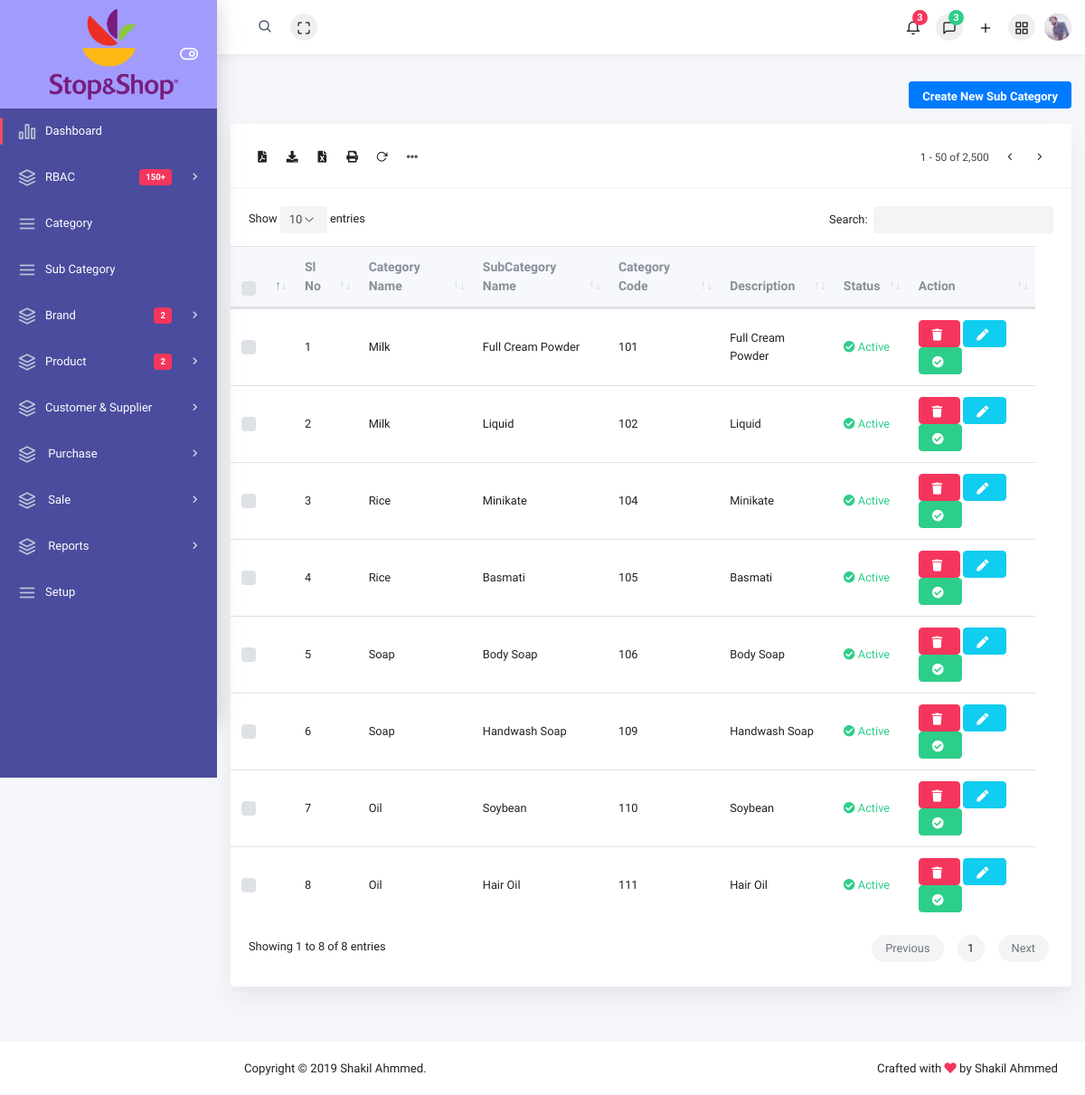
Page /backend/sub_category (signed in) on the committed database.
### backend/models.py (models this page shows)
class Setup(models.Model):
    company_name = models.CharField(max_length=100)
    company_email = models.EmailField(max_length=100)
    company_address = models.TextField()
    company_phone = models.CharField(max_length=20)
    company_logo = models.ImageField(upload_to="setup/", default='company/blank.png')
    created_at = models.DateTimeField(auto_now_add=True)
    updated_at = models.DateTimeField(auto_now=True)

class SubCategory(models.Model):
    category_name = models.ForeignKey(Category, on_delete=models.CASCADE, default=1)
    sub_category_name = models.CharField(max_length=50, unique=True)
    sub_category_code = models.IntegerField(unique=True)
    sub_category_description = models.TextField()
    sub_category_status = models.CharField(max_length=20)
    created_at = models.DateTimeField(auto_now_add=True)
    updated_at = models.DateTimeField(auto_now=True)

class Category(models.Model):
    category_name = models.CharField(max_length=50, unique=True)
    category_code = models.IntegerField(unique=True)
    category_description = models.TextField()
    category_status = models.CharField(max_length=20)
    created_at = models.DateTimeField(auto_now_add=True)
    updated_at = models.DateTimeField(auto_now=True)
    def __str__(self):
        return self.category_name

### backend/sub_category_views.py (the view)
# urls.py: path('sub_category', sub_category_views.sub_category, name="sub_category"),
@login_required
def sub_category(request):
    sub_category_data = SubCategory.objects.select_related().all()
    if request.method == 'POST':
        form = SubCategoryForm(request.POST)
        if form.is_valid():
            form.save()
            messages.success(request, 'Sub Category Added Successfully')
            return HttpResponseRedirect(reverse('sub_category'))
    else:
        form = SubCategoryForm()
    context = {
        'form': form,
        'sub_category_data': sub_category_data
    }
    return render(request, 'backend/Subcategory/sub_category.html', context)

### backend/forms/sub_category.py
class SubCategoryForm(forms.ModelForm):
    class Meta:
        model = SubCategory
        fields = "__all__"
        choices = (('Active', 'Active'), ('Inactive', 'Inactive'))
        widgets = {
            'category_name': forms.Select(attrs={'class': 'form-control'}),
            'sub_category_name': forms.TextInput(attrs={'class': 'form-control'}),
            'sub_category_code': forms.NumberInput(attrs={'class': 'form-control'}),
            'sub_category_description': forms.Textarea(attrs={'class': 'form-control'}),
            'sub_category_status': forms.Select(choices=choices, attrs={'class': 'form-control'})
        }

### backend/context_processor.py (called while the page is built)
def settings(request):
    settings_data = get_object_or_404(Setup, pk=1)
    return {'settings': settings_data}

### pos_section/context_processors.py (called while the page is built)
def cart(request):
    return {'cart': Cart(request)}

### templates/backend/Subcategory/sub_category.html (shortened to what this page needs)
{% extends 'backend/index.html' %}
{% block maincontent %}
<div class="main-content">
                        <button type="button" class="pop_up btn btn-primary btn-sm" data-toggle="modal" data-target="#exampleModal">
                         Create New Sub Category
                        </button>
                       <div class="card custom_card_table">
                            <div class="card-header row">
                                <div class="col col-sm-3">
                                    <div class="card-options d-inline-block">
                                        <a href="{% url 'sub_category_pdf' %}" target="_blank"><i class="fa fa-file-pdf"></i></a>
                                        <a href="{% url 'sub_category_pdf_download' %}" target="_blank"><i class="fa fa-download"></i></a>
                                        <a href="{% url 'sub_export_data_csv' %}"><i class="fa fa-file-excel"></i></a>
                                        <a href="#" id="print"><i class="fa fa-print" ></i></a>
                                        <a href="{% url 'sub_category' %}"><i class="ik ik-rotate-cw"></i></a>
                                        <div class="dropdown d-inline-block">
                                            <a class="nav-link dropdown-toggle" href="#" id="moreDropdown" role="button" data-toggle="dropdown" aria-haspopup="true" aria-expanded="false"><i class="ik ik-more-horizontal"></i></a>
                                        </div>
                                    </div>
                                </div>
                                <div class="col col-sm-6">
                                </div>
                                <div class="col col-sm-3">
                                    <div class="card-options text-right">
                                        <span class="mr-5" id="top">1 - 50 of 2,500</span>
                                        <a href="#"><i class="ik ik-chevron-left"></i></a>
                                        <a href="#"><i class="ik ik-chevron-right"></i></a>
                                    </div>
                                </div>
                            </div>
                            <div class="card-body">
                                <table id="advanced_table" class="table" style="width: 100% !important;">
                                    <thead>
                                        <tr>
                                            <th class="nosort" width="10">
                                                <label class="custom-control custom-checkbox m-0">
                                                    <span class="custom-control-label">&nbsp;</span>
                                                </label>
                                            </th>
                                            <th>Sl No</th>
                                            <th>Category Name</th>
                                            <th>SubCategory Name</th>
                                            <th>Category Code</th>
                                            <th>Description</th>
                                            <th>Status</th>
                                            <th>Action</th>
                                        </tr>
                                    </thead>
                                    <tbody>
                                    {% for sub_category_data_value in sub_category_data%}
                                        <tr>
                                            <td>
                                                <label class="custom-control custom-checkbox">
                                                    <span class="custom-control-label">&nbsp;</span>
                                                </label>
                                            </td>
                                            <td>{{forloop.counter}}</td>
                                            <td>{{sub_category_data_value.category_name}}</td>
                                            <td>{{sub_category_data_value.sub_category_name}}</td>
                                            <td>{{sub_category_data_value.sub_category_code}}</td>
                                            <td>{{sub_category_data_value.sub_category_description | slice:"20"}}</td>
                                            <td>
                                                {% if sub_category_data_value.sub_category_status == 'Active'  %}
                                                    <span class="text-success"><i class="fa fa-check-circle"></i>&nbsp;{{sub_category_data_value.sub_category_status}}</span>
                                                {% else %}
                                                    <span class="text-danger"><i class="fa fa-times-circle"></i>&nbsp;{{sub_category_data_value.sub_category_status}}</span>
                                                {% endif %}
                                            </td>
                                            <td>
                                                <a href="{% url 'sub_category_delete' sub_category_data_value.pk %}">
                                                    <button class="btn btn-danger trash"><i class="fa fa-trash"></i></button>
                                                </a>
                                                <a href="{% url 'sub_category_edit' sub_category_data_value.pk %}">
                                                    <button class="btn btn-info"><i class="fa fa-pen"></i></button>
                                                </a>
                                                <a href="{% url 'sub_category_status'  sub_category_data_value.pk %}">
                                                {% if sub_category_data_value.category_status == 'Active'  %}
                                                     <button class="btn btn-warning"><i class="fa fa-times-circle"></i></button>
                                                {% else %}
                                                    <button class="btn btn-success"><i class="fa fa-check-circle"></i></button>
                                                {% endif %}
                                                </a>
                                            </td>
                                        </tr>
                                    {% endfor %}
                                    </tbody>
                                </table>
                            </div>
                        </div>
                </div>
{% endblock maincontent %}

### templates/layouts/_admin_sidebar.html (shortened to what this page needs)
 {% load staticfiles %}
 <div class="page-wrap">
                <div class="app-sidebar colored">
                    <div class="sidebar-header" style="height: 120px !important;">
                        <a class="header-brand" href="{% url 'backend_home' %}">
                            <div class="logo-img">
                               <img height="100px" style="margin-left: 132%;" {% if settings.company_logo %}  src="{{settings.company_logo.url}}" {% else %} src="{% static 'admin_asset/img/auth/logo.png'%}" {% endif %}class="header-brand-img" alt="lavalite">
                            </div>
                        </a>
                        <button type="button" class="nav-toggle"><i data-toggle="expanded" class="ik ik-toggle-right toggle-icon"></i></button>
                    </div>
                    <div class="sidebar-content">
                        <div class="nav-container">
                            <nav id="main-menu-navigation" style="background-color: #4B4C9D;height:1550px;" class="navigation-main">
                                <div class="nav-item active">
                                    <a href="{% url 'backend_home' %}"><i class="ik ik-bar-chart-2"></i><span>Dashboard</span></a>
                                </div>
                                 <div class="nav-item has-sub">
                                    <a href="javascript:void(0)"><i class="ik ik-layers"></i><span>RBAC</span> <span class="badge badge-danger">150+</span></a>
                                </div>
                                <div class="nav-item">
                                    <a href="{% url 'category' %}"><i class="ik ik-menu"></i><span>Category</span></a>
                                </div>
                                <div class="nav-item">
                                    <a href="{% url 'sub_category' %}"><i class="ik ik-menu"></i><span>Sub Category</span></a>
                                </div>
                                 <div class="nav-item has-sub">
                                    <a href="javascript:void(0)"><i class="ik ik-layers"></i><span>Brand</span> <span class="badge badge-danger">2</span></a>
                                </div>
                                 <div class="nav-item has-sub">
                                    <a href="javascript:void(0)"><i class="ik ik-layers"></i><span>Product</span> <span class="badge badge-danger">2</span></a>
                                </div>
                                 <div class="nav-item has-sub">
                                    <a href="javascript:void(0)"><i class="ik ik-layers"></i><span>Customer &amp; Supplier </span></a>
                                </div>
                                 <div class="nav-item has-sub">
                                    <a href="javascript:void(0)"><i class="ik ik-layers"></i><span> Purchase </span></a>
                                </div>
                                 <div class="nav-item has-sub">
                                    <a href="javascript:void(0)"><i class="ik ik-layers"></i><span> Sale </span></a>
                                </div>
                                 <div class="nav-item has-sub">
                                    <a href="javascript:void(0)"><i class="ik ik-layers"></i><span> Reports </span></a>
                                </div>
                                 <div class="nav-item">
                                    <a href="{% url 'setup' 1 %}"><i class="ik ik-menu"></i><span>Setup</span></a>
                                </div>
                            </nav>
                        </div>
                    </div>
                </div>

### static/admin_asset/boot/perfect-scrollbar/css/perfect-scrollbar.css (style rules this page uses)
.ps { overflow: hidden !important; overflow-anchor: none; -ms-overflow-style: none; touch-action: auto; -ms-touch-action: auto; }

### rows in the picture
Setup: company_logo (picture)
SubCategory: category_name "Milk", sub_category_name "Full Cream Powder", sub_category_code "101", sub_category_description "Full Cream Powder", sub_category_status "Active"
SubCategory: category_name "Milk", sub_category_name "Liquid", sub_category_code "102", sub_category_description "Liquid", sub_category_status "Active"
SubCategory: category_name "Rice", sub_category_name "Minikate", sub_category_code "104", sub_category_description "Minikate", sub_category_status "Active"
SubCategory: category_name "Rice", sub_category_name "Basmati", sub_category_code "105", sub_category_description "Basmati", sub_category_status "Active"
SubCategory: category_name "Soap", sub_category_name "Body Soap", sub_category_code "106", sub_category_description "Body Soap", sub_category_status "Active"
SubCategory: category_name "Soap", sub_category_name "Handwash Soap", sub_category_code "109", sub_category_description "Handwash Soap", sub_category_status "Active"
SubCategory: category_name "Oil", sub_category_name "Soybean", sub_category_code "110", sub_category_description "Soybean", sub_category_status "Active"
SubCategory: category_name "Oil", sub_category_name "Hair Oil", sub_category_code "111", sub_category_description "Hair Oil", sub_category_status "Active"
